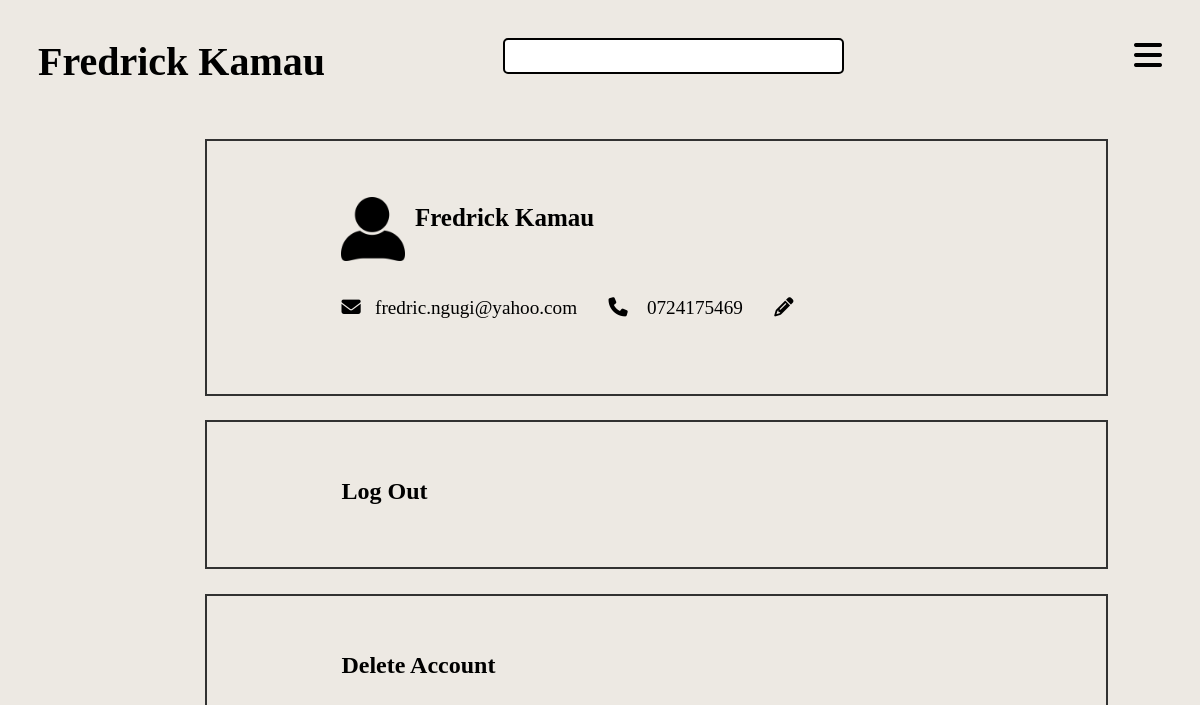
Page /profile.php (signed in) on the earlier database version.
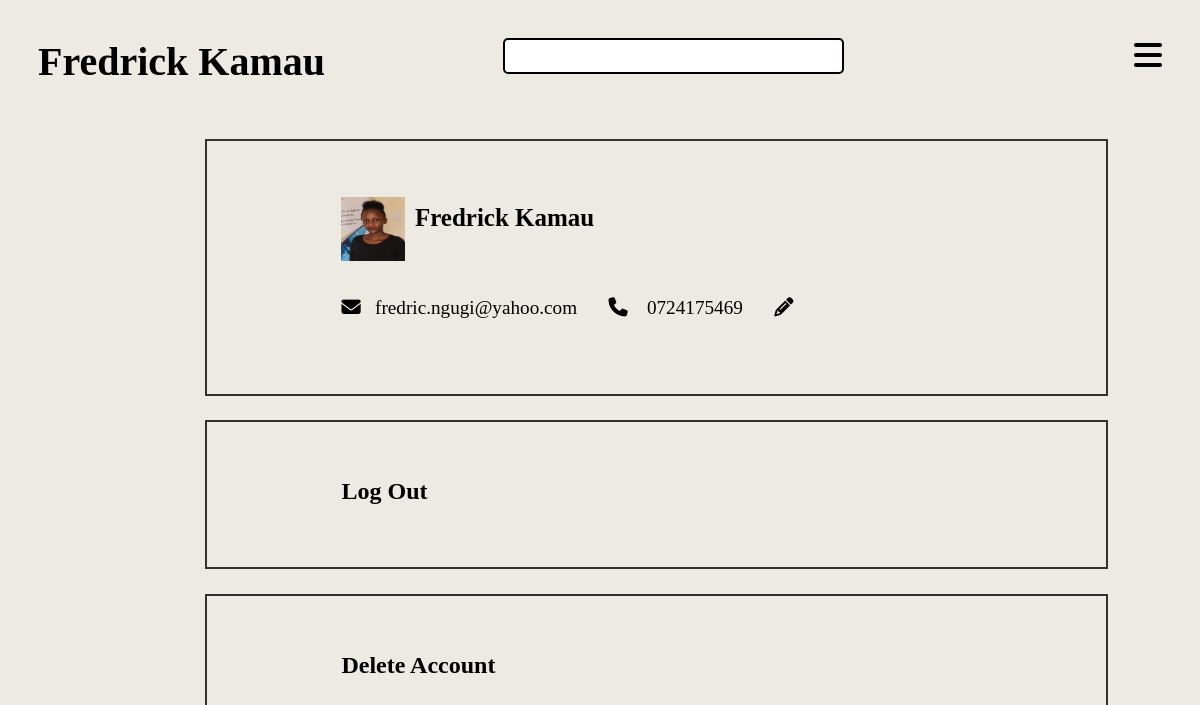
Same page on the later database version.
### tables this page shows
CREATE TABLE `registration` (
  `id` int(11) NOT NULL,
  `name` varchar(30) NOT NULL,
  `emailAddress` varchar(30) NOT NULL,
  `password` varchar(20) NOT NULL,
  `category` varchar(10) NOT NULL,
  `dateRegistered` timestamp NOT NULL DEFAULT current_timestamp() ON UPDATE current_timestamp(),
  `profilePhoto` blob NOT NULL,
  `phoneNumber` varchar(14) NOT NULL,
  `rating` int(1) NOT NULL,
  `credits` int(11) NOT NULL
);

### profile.php (the view, shortened to what this page needs)
<?php
    include_once 'conn.php';
    $user = $_SESSION["username"];
    if($_SESSION["loggedIN"] == false){
        echo ' <script>
        window.location.href = "index.php";
        </script>';
     }else{
?>
<!DOCTYPE html>
<html lang="en">
<head>
    <link rel="stylesheet" href="style.css">
</head>
<body class="profileBody" id="editProfileSection">
    <div class="header">
        <h1><?php
        echo ucwords($user);
        ?></h1>
    <div class="search">
        </div>
        <span class="menuBar" id="menuBars" onClick="showMenu()"><i class="fa-solid fa-bars"></i></span>
    </div>
    <?php
            $id = $_SESSION['id'];
            $records = mysqli_query($conn,"SELECT * FROM  registration where id='$id'");
        if (mysqli_num_rows($records) > 0) {
        while($result = mysqli_fetch_array($records)) {
    ?>
        <div class="profile" id="completeProfile">
            <div class="intro">
                <img src="<?php if($result['profilePhoto'] == ''){
                    echo 'Images/user.png';} else{
                        echo 'Uploads/'.$result['profilePhoto'];}
                       ?>"
                    alt="profile photo"/>
                <div class="rating">
                <h4><?php echo $result['name'];?></h4>
                </div>
            </div>
            <div class="contactInfo">
            <p><a href='mailto:<?php echo $result['emailAddress']?>'><i class="fa-solid fa-envelope"></i>&nbsp;&nbsp;&nbsp;<?php echo $result['emailAddress']?></a></p>
            <p><a href='tel:<?php if($result['phoneNumber'] == 0){
                echo '';} else{ echo $result['phoneNumber'];}?>'>
                <i class="fa-solid fa-phone"></i>&nbsp;&nbsp;&nbsp;
                <?php if($result['phoneNumber'] == 0){
                 echo 'Add phone number';} else{ echo $result['phoneNumber'];}
                 }}?></a></p>
            <p onclick="editProfile()"><i class="fa-solid fa-pencil"></i></p>
        </div>
        </div>
        <div class="profile logOut">
        <a href="processing.php?action=logOut"><h5 class="intro">Log Out</h5></a>
         </div>
         <div class="profile deleteAccount">
         <h5 class="intro" id="deletePrompt">Delete Account</h5>
         </div>
</body>
</html>
<?php
    }
    ?>

### style.css (style rules this page uses)
* { src: url('https://fonts.googleapis.com/css2?family=Open+Sans:wght@300&display=swap'); }
.addUnit, .Listings, .profileBody { background-color: rgb(237, 233, 227); color: black; padding: 2.5%; }
.addUnit .header span, .Listings .header span, .profileBody .header span { font-size: 2em; }
.Listings .header, .profileBody .header { display: flex; flex-direction: row; justify-content: space-between; color: #323232; }
.Listings .header h1, .profileBody .header h1 { font-size: 2.5em; margin: 0; }
.search { width: 30%; height: 2em; background-color: white; border: 2px solid black; border-radius: 5px; margin-right: 10%; display: flex; flex-direction: row; }
.profileBody .intro { width: 80%; margin-left: 10%; padding-left: 10%; margin-top: 5%; display: flex; flex-direction: row; height: 10%; }
.profileBody .intro img { height: 4em; width: 4em; }
.profileBody .intro h4 { font-size: 1.25em; margin-left: 5%; margin-block-end: 0; margin-block-start: 0.25em; }
.profileBody .intro div { display: flex; flex-direction: row; margin-left: 30%; }
.profileBody .contactInfo { width: 80%; margin-left: 10%; padding-left: 10%; display: flex; flex-direction: row; font-size: 1.2em; }
.profileBody .contactInfo p { margin-right: 5%; }
.profileBody .contactInfo a { text-decoration: none; color: black; }
.profileBody .header { color: black; }
.profileBody .intro .rating { width: 30%; display: flex; flex-direction: column; margin-left: 0; height: 4em; font-size: 1.25em; }
#editProfileSection a { text-decoration: none; color: #000000; }
#editProfileSection .profile { box-shadow: 0 0 0 2px #323232; width: 70%; margin-left: 15%; margin-right: 0; margin-bottom:2.5%; }
.deleteAccount, .logOut { padding: 1em; box-shadow: 5px #323232; }
.logOut .intro ,.deleteAccount .intro { font-size: 1.5em; height: fit-content; }
.deleteAccount h5, .logOut h5 { margin-block-start: 0.25em; margin-block-end: 0.25em; }
#editProfileSection #completeProfile { width: 70%; margin-top: 5%; }
#editProfileSection .profile { padding: 5%; }
#editProfileSection .profile .intro, #editProfileSection .profile .contactInfo { margin-left: 0; margin-top: 0; }

Differences in the rows shown:
changed registration "Fredrick Kamau": profilePhoto: picture added in place of a placeholder
